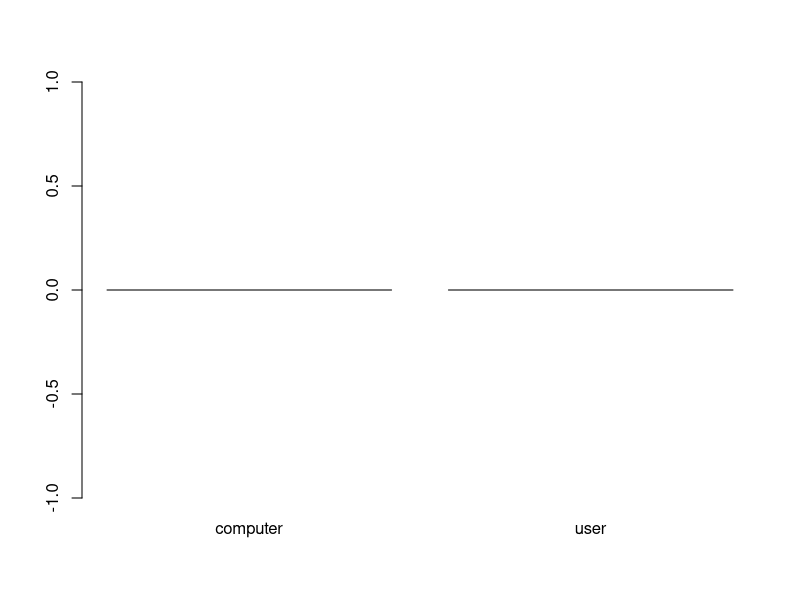

Reproduce this figure in R. (Note: this script raises an error after producing the figure.)
# Challenge: play RPSLS and display a graph of wins and losses
# Difficulty: 4

# RPSLS is rock paper scissors lizard spock
# https://the-big-bang-theory.com/rock-paper-scissors-lizard-spock/ 

# Scissors cuts paper, 
# paper covers rock, 
# rock crushes lizard, 
# lizard poisons Spock,
# Spock smashes scissors, 
# scissors decapitates lizard, 
# lizard eats paper, 
# paper disproves Spock, 
# Spock vaporizes rock, 
# and as it always has, rock crushes scissors.

# setup game truth table --------------
rpslsNames <- c("rock","paper","scissors","lizard","spock")

rockWins = c(FALSE,FALSE,TRUE,TRUE,FALSE)
paperWins = c(TRUE,FALSE,FALSE,FALSE,TRUE)
scissorsWins = c(FALSE,TRUE,FALSE,TRUE,FALSE)
lizardWins = c(FALSE,TRUE,FALSE,FALSE,TRUE)
spockWins = c(TRUE,FALSE,TRUE,FALSE,FALSE)

rpslsWinners <- matrix(c(rockWins,paperWins,scissorsWins,lizardWins,spockWins),
                       dimnames = list(rpslsNames,rpslsNames),
                       nrow = 5,
                       byrow = TRUE)

# play the game ------------
whoWon <- c(computer = 0, user = 0)
barplot(whoWon) # place plot in view

while (TRUE) {
  computerChoice <- sample(rpslsNames, 1)
  userChoice <-
    rpslsNames[menu(rpslsNames, graphics = TRUE, title = "What do you choose? ")]
  
  if (length(userChoice) == 0)
    break
  
  print(paste("Computer chose", computerChoice, ". You chose", userChoice))
  if (computerChoice == userChoice) {
    print("It's a tie!")
  } else {
    if (rpslsWinners[computerChoice, userChoice]) {
      print("Computer wins!")
      whoWon["computer"] <- whoWon["computer"] + 1
    } else
      print ("You win!")
    whoWon["user"] <- whoWon["user"] + 1
    
  }
  barplot(whoWon)
}
